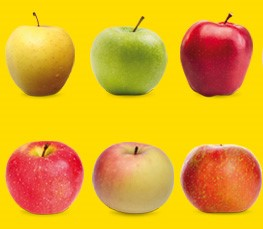
//> input picture Ohlander/mele.jpg, 263 x 229 px
$ ./main   (built with g++ and OpenCV 4)
//> lines starting //> are read from the running program, lines starting //| are printed output that depends on the picture; after the words box and inside, x2 and y2 are one past the last pixel; in counts of white or black regions, pixels touching at a corner belong together
//> further down, rawImage is the input picture: 229 rows x 263 cols, CV_8UC3; mean B, G, R 33.9, 174.8, 229
#include <stdio.h>
#include <iostream>
#include <vector>
#include <numeric>
#include <opencv2/opencv.hpp>

#define DELTA(size) round(size / 5)
#define LOWER_DELTA_THRESHOLD 17 //se aumenta ottengo meno clusters perchè stoppo prima il taglio degli istogrammi

using namespace std;
using namespace cv;

Mat rawImage, blurredImage, histograms[3];
vector<Mat> finalClusters;

class Sample
{
    public:
        int occurrence;   //y dell'istogramma
        int chromaticity; //x dell'istogramma

        Sample() {}
        Sample(int occurrence, int chromaticity)
        {
            this->occurrence = occurrence;
            this->chromaticity = chromaticity;
        }
        bool operator<(const Sample &nextSample) const
        {
            return (occurrence > nextSample.occurrence);
        }
};

class OhlanderCore
{
    public:
        vector<Sample> channels[3];
        int deltas[3];
        int valley;
        int selectedChannel;

        OhlanderCore(Mat mask)
        {
            initHist(mask);
            selectedChannel = -1;
            valley = INT_MAX;
            //popola i canali (BGR) con dei Sample (memorizzo in esso la sua cromaticità e la sua occorrenza)
            for (int c = 0; c < 3; c++)
                for (int i = 0; i < histograms[c].rows; i++)
                    channels[c].push_back(Sample((int)histograms[c].at<float>(i, 0), i));
            calcDeltas();
            for (int c = 0; c < 3; c++)
                sort(channels[c].begin(), channels[c].end());
        }

        void initHist(Mat mask)
        {
            Mat bgrPlanes[3];
            split(blurredImage, bgrPlanes);
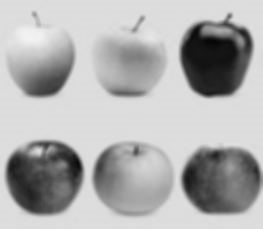
//> bgrPlanes[1]: 229 rows x 263 cols, CV_8UC1; min 6, max 242, mean 174.8
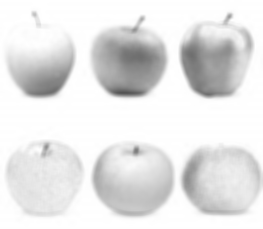
//> bgrPlanes[2]: 229 rows x 263 cols, CV_8UC1; min 83, max 255, mean 229
//> after the loop in OhlanderCore, `for (int c = 0; c < 3; c++)`: channels = 3 items
            /// Establish the number of bins
            int histSize = 256;
            /// Set the ranges ( for B,G,R) )
            float range[] = {0, 256};
            const float *histRange = {range};
            /// Compute the histograms:
            calcHist(&bgrPlanes[0], 1, 0, mask, histograms[0], 1, &histSize, &histRange);
            calcHist(&bgrPlanes[1], 1, 0, mask, histograms[1], 1, &histSize, &histRange);
            calcHist(&bgrPlanes[2], 1, 0, mask, histograms[2], 1, &histSize, &histRange);
        }

        void calcDeltas() //calcola l'estensione corrente dell'istogramma
        {
            int leftIndex, rightIndex;
            for (int c = 0; c < 3; c++)
            {
                for (int l = 0; l < histograms[c].rows; l++)
                {
                    if (histograms[c].at<float>(l, 0) != 0)
                    {
                        leftIndex = l;
                        break;
                    }
                }
                for (int r = histograms[c].rows - 1; r >= 0; r--)
                {
                    if (histograms[c].at<float>(r, 0) != 0)
                    {
                        rightIndex = r;
                        break;
                    }
                }
                deltas[c] = DELTA((rightIndex - leftIndex));
            }
//> this loop made 3 passes
//> (leftIndex, rightIndex) on passes 1 to 3: (0, 186), (6, 242), (83, 255)
//> after the loop, leftIndex = 83; rightIndex = 255
        }

        void tryClustering()
        {
            pair<Sample, Sample> hills[3];
            Sample max, secondMax;
            //determina i picchi (hills) di ogni canale
            for (int c = 0; c < 3; c++)
            {
                max = channels[c].at(0);
                secondMax = max;
                for (int i = 1; i < channels[c].size(); i++)
                {
                    //se il picco successivo dista DELTA dal massimo, allora consideralo come secondo massimo
                    if (abs(max.chromaticity - channels[c].at(i).chromaticity) > deltas[c])
                    {
                        secondMax = channels[c].at(i);
                        break;
                    }
                }
                hills[c] = make_pair(max, secondMax);
            }
            //determina quale canale considerare per il clustering (istogramma con picco massimo ed una valle)
            int maxOccurrence = 0;
            for (int c = 0; c < 3; c++)
            {
                //se l'istogramma al canale C ha 2 picchi
                if (hills[c].first.chromaticity != hills[c].second.chromaticity)
                {
                    if (hills[c].first.occurrence > maxOccurrence)
                    {
                        maxOccurrence = hills[c].first.occurrence;
                        selectedChannel = c;
                    }
                }
            }
//> this loop made 3 passes
//> maxOccurrence on pass 1: 17052
//> after the loop, maxOccurrence = 17052; selectedChannel = 0
            if (isClusterizable())
                valley = round(abs(hills[selectedChannel].first.chromaticity + hills[selectedChannel].second.chromaticity) / 2);
//> valley = 25
        }

        inline bool isClusterizable() { return selectedChannel >= 0 && deltas[selectedChannel] >= LOWER_DELTA_THRESHOLD; }
};

void createMasks(const Mat& currMask, Mat& firstMask, Mat& secondMask, int channel, int chromaThreshold)
{
//> called with channel = 0, chromaThreshold = 25
    firstMask = Mat::zeros(blurredImage.size(), CV_8UC1);
    secondMask = Mat::zeros(blurredImage.size(), CV_8UC1);
    for (int i = 0; i < blurredImage.rows; i++)
    {
        for (int j = 0; j < blurredImage.cols; j++)
        {
            //Se la posizione corrente è attiva (mascherata)
            if (currMask.at<uchar>(i, j) == 1)
            {
                if (blurredImage.at<Vec3b>(i, j)[channel] < chromaThreshold)
                {
                    firstMask.at<uchar>(i, j) = 1;
                    secondMask.at<uchar>(i, j) = 0;
                }
                else
                {
                    firstMask.at<uchar>(i, j) = 0;
                    secondMask.at<uchar>(i, j) = 1;
                }
            }
        }
    }
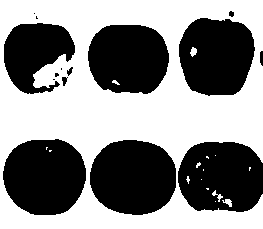
//> firstMask: 229 rows x 263 cols, CV_8UC1; values 0 (black) and 1 (white), 53.3% white; 15 black regions (5 under 20 px), largest, box (x1, y1, x2, y2) and area: (90, 140, 176, 215) 5229, (3, 139, 86, 215) 5079, (178, 142, 263, 212) 4951
}

void Ohlander(const Mat mask)
{
    OhlanderCore maskedRegion(mask);
//> the loop in calcDeltas (call 2), `for (int c = 0; c < 3; c++)` made 3 passes
//> (leftIndex, rightIndex) on passes 1 to 3: (0, 24), (19, 223), (83, 255)
    maskedRegion.tryClustering();
//> the loop in tryClustering (call 2), `for (int c = 0; c < 3; c++)` made 3 passes
    if (maskedRegion.isClusterizable())
    {
        Mat firstMask, secondMask;
        createMasks(mask, firstMask, secondMask, maskedRegion.selectedChannel, maskedRegion.valley);
        Ohlander(firstMask);
        Ohlander(secondMask);
//> call 2 of createMasks, with channel = 2, chromaThreshold = 213
//> after the loop in createMasks (call 2), `for (int i = 0; i < blurredImage.rows; i++)`: firstMask: 229 rows x 263 cols, CV_8UC1; values 0 (black) and 1 (white), 20.8% white; 23 white regions (10 under 20 px), largest, box (x1, y1, x2, y2) and area: (92, 25, 167, 94) 3882, (180, 27, 240, 96) 2987, (92, 150, 173, 215) 2607
//> after the loop in createMasks (call 2), `for (int i = 0; i < blurredImage.rows; i++)`:
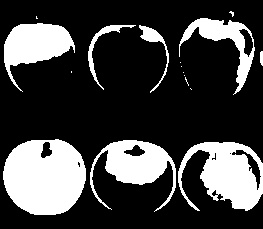
//> secondMask: 229 rows x 263 cols, CV_8UC1; values 0 (black) and 1 (white), 25.9% white; 17 white regions (9 under 20 px), largest, box (x1, y1, x2, y2) and area: (3, 139, 86, 215) 4963, (178, 142, 263, 211) 3387, (90, 140, 176, 212) 2492
//> call 3 of createMasks, with channel = 0, chromaThreshold = 52
//> after the loop in createMasks (call 3), `for (int i = 0; i < blurredImage.rows; i++)`: firstMask: 229 rows x 263 cols, CV_8UC1; values 0 (black) and 1 (white), 11.3% white; 25 white regions (14 under 20 px), largest, box (x1, y1, x2, y2) and area: (180, 28, 236, 96) 2302, (99, 42, 162, 94) 2259, (185, 153, 245, 212) 1056
//> after the loop in createMasks (call 3), `for (int i = 0; i < blurredImage.rows; i++)`:
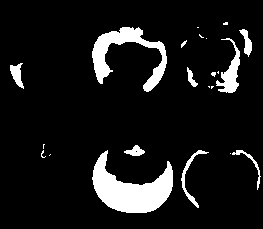
//> secondMask: 229 rows x 263 cols, CV_8UC1; values 0 (black) and 1 (white), 9.5% white; 22 white regions (12 under 20 px), largest, box (x1, y1, x2, y2) and area: (92, 150, 173, 213) 2542, (92, 27, 167, 92) 1607, (216, 38, 240, 93) 530
//> call 4 of createMasks, with channel = 2, chromaThreshold = 185
//> after the loop in createMasks (call 4), `for (int i = 0; i < blurredImage.rows; i++)`: firstMask: 229 rows x 263 cols, CV_8UC1; values 0 (black) and 1 (white), 2.6% white; 16 white regions (6 under 20 px), largest, box (x1, y1, x2, y2) and area: (98, 38, 165, 92) 746, (216, 59, 234, 93) 234, (94, 160, 110, 195) 228
//> after the loop in createMasks (call 4), `for (int i = 0; i < blurredImage.rows; i++)`:
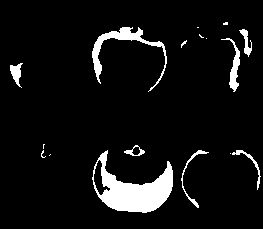
//> secondMask: 229 rows x 263 cols, CV_8UC1; values 0 (black) and 1 (white), 6.9% white; 17 white regions (9 under 20 px), largest, box (x1, y1, x2, y2) and area: (92, 150, 173, 213) 2291, (92, 27, 167, 92) 833, (221, 38, 240, 92) 296
    }
    else
        finalClusters.push_back(mask);
}

void printOhlander()
{
    cout << "Number of clusters: " << finalClusters.size() << endl;
//| Number of clusters: 5
    srand(time(NULL));
    Mat outputImage = Mat::zeros(blurredImage.size(), blurredImage.type());
    for (int i = 0; i < finalClusters.size(); i++)
    {
        Vec3b color(rand() % 255, rand() % 255, rand() % 255);
        for (int row = 0; row < outputImage.rows; row++)
        {
            for (int col = 0; col < outputImage.cols; col++)
            {
                if (finalClusters.at(i).at<uchar>(row, col) != 0)
                {
                    outputImage.at<Vec3b>(row, col) = color;
                }
            }
        }
    }
//> this loop made 5 passes
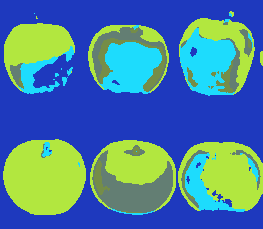
//> outputImage: 229 rows x 263 cols, CV_8UC3; mean B, G, R 156, 127.3, 75.2
    imshow("Ohlander", outputImage);
    waitKey(0);
}

int main(int argc, char **argv)
{
    const char *fileName = "mele.jpg";
    rawImage = imread(fileName, IMREAD_COLOR); //immagine presa in input
    if (rawImage.empty())
    {
        cerr << "--- ERROR --- No data found" << endl;
        exit(EXIT_FAILURE);
    }
    blurredImage = rawImage.clone();
    GaussianBlur(rawImage, blurredImage, Size(5, 5), 8); //più è alta la varianza, più è forte lo smoothing
    Ohlander(Mat::ones(blurredImage.size(), CV_8UC1));
    printOhlander();
    return 0;
}
